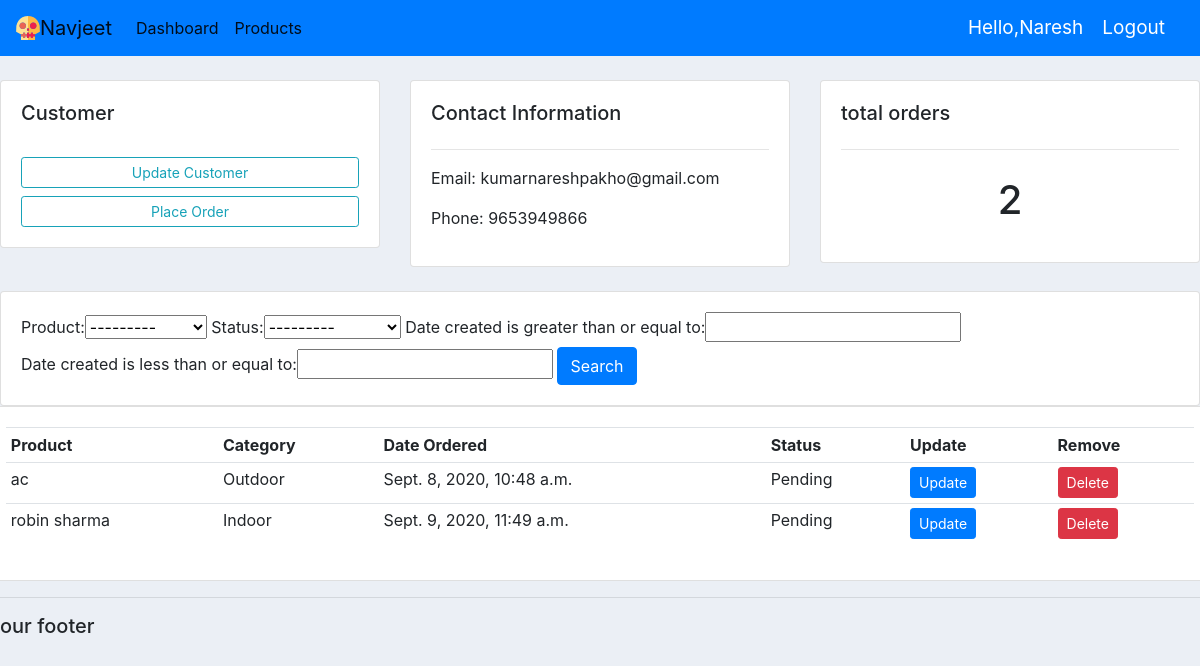
/customer/2 (signed in), run on the app's committed database.
### accounts/models.py (models this page shows, shortened)
class Customer(models.Model):
	user  = models.OneToOneField(User, null= True, on_delete = models.CASCADE)
	name = models.CharField(max_length = 200, null = True)
	phone = models.CharField(max_length=10, null = True)
	email = models.CharField(max_length=200, null = True)
	profile_pic = models.ImageField(default ="", null = True, blank = True)
	date_created = models.DateTimeField(auto_now_add = True, null = True)

class Order(models.Model):
	STATUS =(
			('Pending', 'pending'),
			('out for delivery', 'out for delivery'),
			('Delivered', 'delivered'),
			)
	customer = models.ForeignKey(Customer, null = True, on_delete = models.SET_NULL)
	product = models.ForeignKey(Product, null = True, on_delete = models.SET_NULL)
	date_created = models.DateTimeField(auto_now_add = True, null = True)
	status = models.CharField(max_length = 200, null = True, choices = STATUS)

class Product(models.Model):
	CATEGORY =  (
				('Indoor', 'Indoor'),
				('Outdoor', 'Outdoor'),
			    )
	name = models.CharField(max_length=200, null = True)
	price = models.FloatField( null = True)
	category = models.CharField(max_length = 200, null = True, choices = CATEGORY)
	description = models.CharField(max_length = 200, null = True)
	date_created = models.DateTimeField(auto_now_add = True, null = True, blank = True)
	tags = models.ManyToManyField(Tag)
	def __str__(self):
		return self.name

### accounts/decorators.py (the view)
		def wrapper_func(request, *args, **kwargs):
			group = None
			if request.user.groups.exists():
				group = request.user.groups.all()[0].name
			if group in allowed_roles:
				return view_func(request, *args, **kwargs)
			else:
				return HttpResponse('You are not autherised to view this page')

### accounts/views.py (called while the page is built)
@login_required(login_url = 'login')
@allowed_users(allowed_roles = ['admin'])
def customer(request,pk_test):
	customer = Customer.objects.get(id = pk_test)
	orders = customer.order_set.all()
	order_count = orders.count()
	myFilter = OrderFilter(request.GET, queryset = orders)
	orders = myFilter.qs
	context = {'customer':customer, 'orders':orders, 'total_orders': order_count, 'myFilter': myFilter}
	return render(request,'accounts/customer.html', context)

### accounts/templates/accounts/customer.html
{% extends 'accounts/main.html' %}
{% block content %}
<br>
<div class="row">
	<div class="col-md">
		<div class="card card-body">
			<h5> Customer </h5>
			<br>
			<a class="btn btn-outline-info btn-sm btn-block" href="" > Update Customer </a>
			<a class="btn btn-outline-info btn-sm btn-block" href="{% url 'create_order' customer.id %}"> Place Order </a>
		</div>
	</div>
	<div class="col-md">
		<div class="card card-body">
			<h5> Contact Information </h5>
			<hr>
			<p> Email: {{customer.email}} </p>
			<p> Phone: {{customer.phone}}</p>
		</div>
	</div>
	<div class="col-md">
		<div class="card card-body">
			<h5> total orders </h5>
			<hr>
			<h1 style="text-align: center; padding: 10px;">{{total_orders}}</h1>
		</div>
	</div>
</div>
<br>
<div class="row">
	<div class="col-md">
		<div class="card card-body">
			<form method="get">
				{{ myFilter.form }}
				<button class="btn btn-primary" type="submit">Search</button>
			</form>
		</div>
	</div>
</div>
<div class="row">
	<div class="card card-body">
		<table class="table table-sm">
			<tr>
				<th>Product</th>
				<th>Category</th>
				<th>Date Ordered</th>
				<th>Status</th>
				<th>Update</th>
				<th>Remove</th>
			</tr>
			{% for order in orders %}
			<tr>
				<td>{{order.product}}</td>
				<td>{{order.product.category}}</td>
				<td>{{order.date_created}}</td>
				<td>{{order.status}}</td>
				<td><a class="btn btn-sm btn-primary" href="{% url 'update_order' order.id %}">Update</a></td>
				<td><a class="btn btn-sm btn-danger" href="{% url 'delete_order' order.id %}">Delete</a></td>
			<tr>
			{% endfor %}
		</table>
	</div>
</div>
{% endblock %}

### accounts/templates/accounts/navbar.html (shortened to what this page needs)
{% load static %}
<nav class="navbar navbar-expand-lg navbar-light bg-primary">
  <img src="{% static 'images/logo.png' %}">
  <a class="navbar-brand" href="#">Navjeet</a>
  <div class="collapse navbar-collapse" id="navbarText">
    <ul class="navbar-nav mr-auto">
      {% if request.user.is_staff %}
      <li class="nav-item active">
        <a class="nav-link" href="#">Dashboard</a>
      </li>
      <li class="nav-item active">
        <a class="nav-link" href="#">Products</a>
      </li>
      {% else %}
      <li class="nav-item active">
        <a class="nav-link" href="{% url 'account' %}">Settings</a>
      </li>
      {% endif %}
    </ul>
  </div>
  <span class="hello-msg"> Hello,{{request.user}} </span>
  <span><a href="{% url 'logout' %}" class="hello-msg"> Logout </a></span>
</nav>

### static/css/main.css (style rules this page uses)
body { background-color: #ebeff5; }

### accounts/templates/accounts/navbar.html (style rules this page uses)
.hello-msg { font-size:19px; color:white; margin-right:19px; }

### data on the page
Customer: email "kumarnareshpakho@gmail.com", phone "9653949866"
Order: product "ac", product.category "Outdoor", date_created "Sept. 8, 2020, 10:48 a.m.", status "Pending"
Order: product "robin sharma", product.category "Indoor", date_created "Sept. 9, 2020, 11:49 a.m.", status "Pending"

### other printed values
{{ request.user }} "Naresh"
{{ total_orders }} "2"
